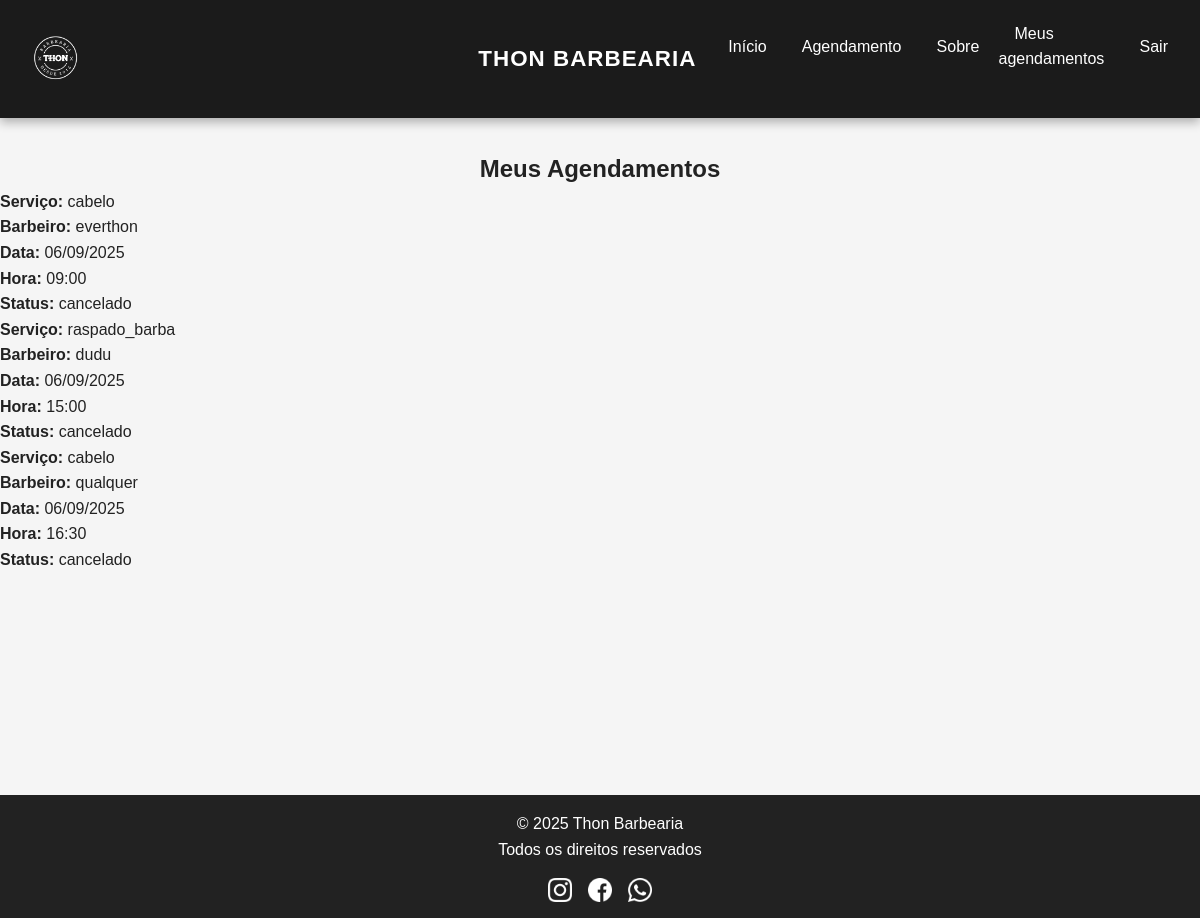
Screenshot of /meus-agendamentos (signed in) with the database file from the repository.
### Portfolio/site_barbeiro/app.py (models this page shows)
class Appointment(db.Model):
    id = db.Column(db.Integer, primary_key=True)
    user_id = db.Column(db.Integer, db.ForeignKey('user.id'), nullable=True)  # pode agendar sem login
    name = db.Column(db.String(120), nullable=False)
    email = db.Column(db.String(120), nullable=False)
    service = db.Column(db.String(80), nullable=False)
    barber = db.Column(db.String(40), nullable=False)         # ex: 'everthon', 'dudu', 'qualquer'
    people = db.Column(db.Integer, default=1)
    date = db.Column(db.Date, nullable=False)
    time = db.Column(db.Time, nullable=False)
    status = db.Column(db.String(20), default='confirmado')   # 'confirmado' | 'cancelado'
    created_at = db.Column(db.DateTime, default=datetime.utcnow)

### Portfolio/site_barbeiro/app.py (the view)
@app.route('/meus-agendamentos')
@login_required
def meus_agendamentos():
    appts = Appointment.query.filter(
        (Appointment.user_id == current_user.id) | (Appointment.email == current_user.email)
    ).order_by(Appointment.date.asc(), Appointment.time.asc()).all()
    return render_template('meus_agendamentos.html', agendamentos=appts, current_year=current_year())

### Portfolio/site_barbeiro/app.py (called while the page is built)
@login_manager.user_loader
def load_user(user_id):
    return User.query.get(int(user_id))

def current_year():
    return datetime.now().year

### Portfolio/site_barbeiro/templates/meus_agendamentos.html (shortened to what this page needs)
{% extends "base.html" %}
{% block content %}
<section class="appointments">
    <h2>Meus Agendamentos</h2>
    {% if agendamentos %}
    <ul class="appointments-list">
        {% for appt in agendamentos %}
        <li class="appointment-card {% if appt.status == 'cancelado' %}cancelado{% endif %}">
            <p><strong>Serviço:</strong> {{ appt.service }}</p>
            <p><strong>Barbeiro:</strong> {{ appt.barber }}</p>
            <p><strong>Data:</strong> {{ appt.date.strftime('%d/%m/%Y') }}</p>
            <p><strong>Hora:</strong> {{ appt.time.strftime('%H:%M') }}</p>
            <p><strong>Status:</strong> {{ appt.status }}</p>
        </li>
        {% endfor %}
    </ul>
    {% else %}
    <p>Você ainda não tem agendamentos.</p>
    {% endif %}
</section>
{% endblock %}

### Portfolio/site_barbeiro/templates/base.html (shortened to what this page needs)
<!DOCTYPE html>
<html lang="en">
<head>
    <link rel="stylesheet" href="{{ url_for('static', filename='style.css') }}">
</head>
<body>
<header>
  <nav class="main-nav">
    <div class="nav-left">
      <a href="{{ url_for('home') }}" class="logo-link">
        <img src="{{ url_for('static', filename='images/thonbarbearia2.png') }}" alt="Thon Barbearia" class="logo-img">
      </a>
    </div>
    <div class="nav-center">
      <a href="{{ url_for('home') }}" class="brand-name">Thon Barbearia</a>
    </div>
    <div class="nav-right">
      <ul class="nav-links">
        <li><a href="{{ url_for('home') }}" class="{% if active_page=='home' %}active{% endif %}">Início</a></li>
        <li><a href="{{ url_for('agendamento') }}" class="{% if active_page=='agendamento' %}active{% endif %}">Agendamento</a></li>
        <li><a href="{{ url_for('sobre') }}" class="{% if active_page=='sobre' %}active{% endif %}">Sobre</a></li>
        {% if current_user.is_authenticated %}
          <li><a href="{{ url_for('meus_agendamentos') }}" class="{% if active_page=='meus_ag' %}active{% endif %}">Meus agendamentos</a></li>
          <li><a href="{{ url_for('logout') }}">Sair</a></li>
        {% else %}
          <li><a href="{{ url_for('login') }}" class="{% if active_page=='login' %}active{% endif %}">Login</a></li>
        {% endif %}
      </ul>
    </div>
  </nav>
</header>
    <div id="page-container">
        <div id="content-wrap">
            <main>
                {% block content %}{% endblock %}
            </main>
        </div>
        <footer>
            <p>&copy; {{ current_year }} Thon Barbearia <br> Todos os direitos reservados</p>
            <ul class="social">
                <li><a href="https://www.instagram.com/thonbarbearia/" target="_blank"><img
                            src="{{ url_for('static', filename='images/instagram.png') }}" alt="Instagram"></a></li>
                <li><a href="https://www.facebook.com/thonbarbearia" target="_blank"><img
                            src="{{ url_for('static', filename='images/facebook.png') }}" alt="Facebook"></a></li>
                <li><a href="https://wa.me/41995422355" target="_blank"><img
                            src="{{ url_for('static', filename='images/whatsapp.png') }}" alt="WhatsApp"></a></li>
            </ul>
        </footer>
    </div>
</body>
</html>

### Portfolio/site_barbeiro/static/style.css (style rules this page uses)
:root { --bg: #f5f5f5; --text: #222; --muted: #444; --header-bg: #1b1b1b; --primary: #e63946; --primary-dark: #d62828; --accent: #a92c2c; --card-bg: #fff; --shadow-sm: 0 2px 6px rgba(0, 0, 0, 0.1); --shadow-md: 0 6px 12px rgba(0, 0, 0, 0.15); --shadow-lg: 0 12px 20px rgba(0, 0, 0, 0.2); --hover-bg: #121212; }
* { margin: 0; padding: 0; box-sizing: border-box; font-family: 'Arial', sans-serif; }
body, html { height: 100%; margin: 0; background-color: var(--bg); color: var(--text); line-height: 1.6; transition: background-color 0.3s, color 0.3s; }
a { text-decoration: none; color: inherit; text-align: center; }
ul { list-style: none; }
img, svg { display: block; max-width: 100%; }
#page-container { display: flex; flex-direction: column; min-height: 100vh; }
#content-wrap { flex: 1; }
section, .about, .courses, .history, footer { animation: fadeIn 0.9s ease forwards; opacity: 0; }
footer { animation-delay: 0.5s; }
h2, h3, h4 { margin-top: 2rem; text-align: center; }
header { background-color: var(--header-bg); padding: 0.5rem 1rem; box-shadow: 0 4px 10px rgba(0, 0, 0, 0.3); position: sticky; top: 0; z-index: 100; transition: background-color 0.3s, box-shadow 0.3s; }
header nav { display: flex; justify-content: space-between; align-items: center; flex-wrap: wrap; }
.main-nav { display: grid; grid-template-columns: 1fr auto 1fr; align-items: center; gap: 1rem; padding: 0.8rem 1rem; background: var(--header-bg); position: sticky; top: 0; z-index: 50; }
.nav-left { justify-self: start; }
.nav-center { justify-self: center; }
.nav-right { justify-self: end; }
.logo-img { height: 52px; border-radius: 8px; }
.brand-name { font-size: 1.4rem; font-weight: 800; letter-spacing: 1px; text-transform: uppercase; color: #fff; }
.nav-links { display: flex; gap: 1.2rem; align-items: center; }
.nav-links li { list-style: none; }
.nav-links a { color: #fff; padding: 0.5rem 1rem; border-radius: 5px; font-weight: 500; position: relative; overflow: hidden; transition: color 0.3s ease, background 0.3s ease; }
.nav-links a::after { content: ""; position: absolute; left: 0; bottom: 0; width: 0%; height: 3px; background: var(--primary); transition: width 0.3s ease; }
footer { background-color: #222; color: #fff; text-align: center; padding: 1rem; }
footer .social { display: flex; justify-content: center; gap: 1rem; margin-top: 1rem; }
footer .social img { width: 24px; height: 24px; filter: brightness(0) invert(1); transition: transform 0.2s ease, filter 0.2s ease; }

### rows the page displays
Appointment: service "cabelo", barber "everthon", date "06/09/2025", time "09:00", status "cancelado"
Appointment: service "raspado_barba", barber "dudu", date "06/09/2025", time "15:00", status "cancelado"
Appointment: service "cabelo", barber "qualquer", date "06/09/2025", time "16:30", status "cancelado"

### other values shown
{{ current_year }} "2025"
